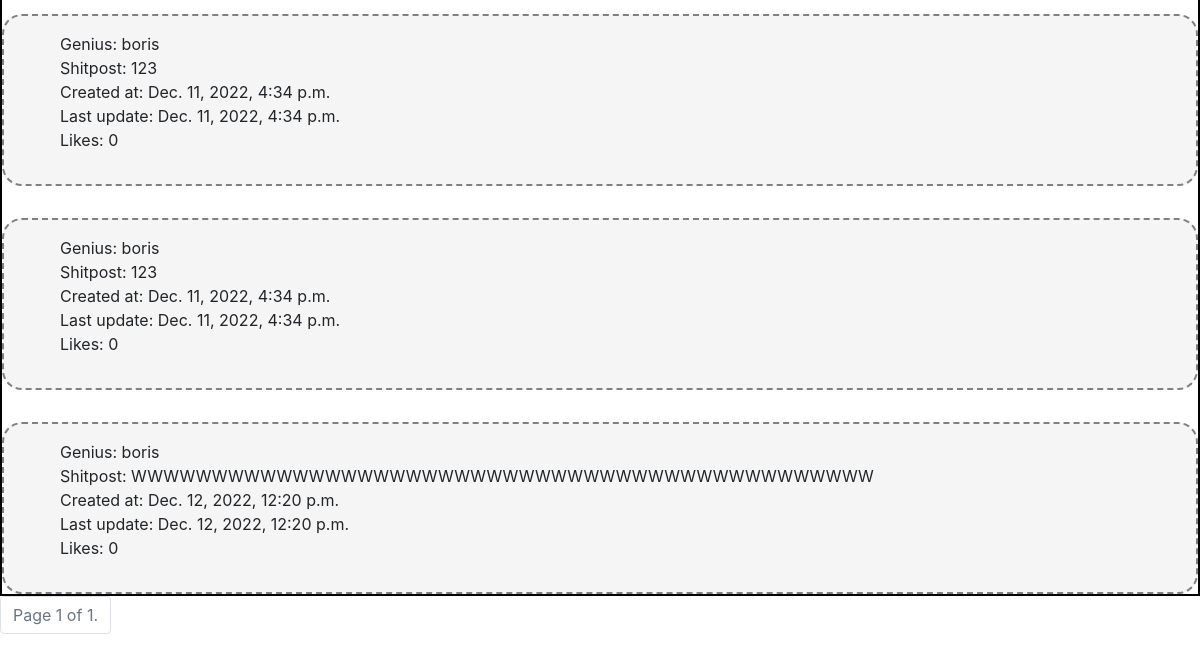
The page /following (signed in, lower part) on the database as committed earlier.
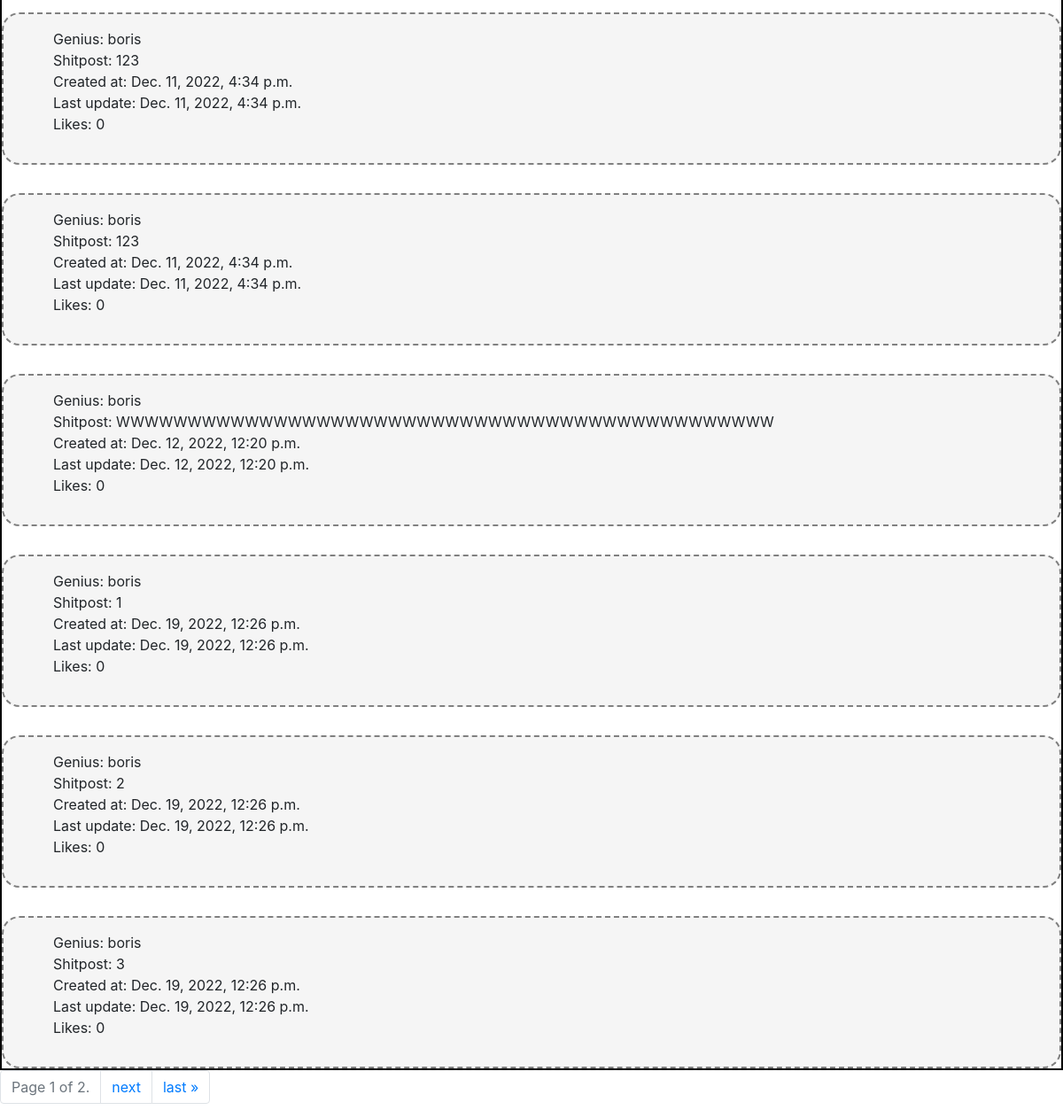
The same page on the database as committed later.
### network/models.py (models this page shows)
class Post(models.Model):
    author = models.ForeignKey(User, on_delete=models.CASCADE)
    text = models.CharField(max_length=140, blank=False)
    created_at = models.DateTimeField(auto_now_add=True)
    updated_at = models.DateTimeField(auto_now=True)
    liked_by = models.ManyToManyField(User, blank=True, related_name='liked_posts')

class User(AbstractUser):
    followed_by = models.ManyToManyField('self', symmetrical=False, related_name='is_following', blank=True)
    pass

### network/views.py (the view, shortened to what this page needs)
# urls.py: path('following', views.Following.as_view(), name='following'),
@method_decorator(login_required, name='dispatch')
class Following(ListView):
    model = Post
    paginate_by = 10
    template_name = 'network/following.html'
    def get_queryset(self):
        follows = self.request.user.is_following.all()
        return Post.objects.filter(author__in=follows)

### network/templates/network/following.html (shortened to what this page needs)
{% extends 'network/layout.html' %} {%load static %} {% block body %}
<div class="posts-div">
  <div class="posts">
    {% for post in page_obj %}
    <div class="post">
      <ul>
        <li>Genius: {{post.author}}</li>
        <li>Shitpost: {{post.text}}</li>
        <li>Created at: {{post.created_at}}</li>
        <li>Last update: {{post.updated_at}}</li>
        <li>Likes: {{post.liked_by | length}}</li>
      </ul>
    </div>
    {% endfor %}
  </div>
</div>
<nav aria-label="Page navigation example">
  <ul class="pagination">
<li class="page-item disabled"> <a href="#" class="page-link">
  Page {{ page_obj.number }} of {{ page_obj.paginator.num_pages }}.
</a>
</li>
{% if page_obj.has_next %}
<li class="page-item"><a class="page-link" href="?page={{ page_obj.next_page_number }}">next</a> </li>
<li class="page-item"><a class="page-link" href="?page={{ page_obj.paginator.num_pages }}">last &raquo;</a></li>
{% endif %}
</ul>
</nav>
{% endblock %}

### network/templates/network/layout.html (shortened to what this page needs)
{% load static %}
<!DOCTYPE html>
<html lang="en">
    <head>
        <link rel="stylesheet" href="https://stackpath.bootstrapcdn.com/bootstrap/4.4.1/css/bootstrap.min.css">
        <link href="{% static 'network/styles.css' %}" rel="stylesheet">
    </head>
    <body>
        <div class="body">
            {% block body %}
            {% endblock %}
        </div>
    </body>
</html>

### network/static/network/styles.css (style rules this page uses)
.posts { display: flex; flex-direction: column; flex-wrap: wrap; gap:2rem; border: 2px solid rgb(0, 0, 0); }
.post { background-color: whitesmoke; padding: 1rem; display: flex; border: 2px dashed gray; flex-wrap: wrap; flex: 1; border-radius: 20px; }
.post ul { list-style: none; }
.post li { word-break: break-all; }

Rows that differ between the two databases and show on the page:
added Post: author "boris", text "1", created_at "Dec. 19, 2022, 12:26 p.m.", updated_at "Dec. 19, 2022, 12:26 p.m.", liked_by|length "0"
added Post: author "boris", text "2", created_at "Dec. 19, 2022, 12:26 p.m.", updated_at "Dec. 19, 2022, 12:26 p.m.", liked_by|length "0"
added Post: author "boris", text "3", created_at "Dec. 19, 2022, 12:26 p.m.", updated_at "Dec. 19, 2022, 12:26 p.m.", liked_by|length "0"
Other text that changed with them:
{{ page_obj.paginator.num_pages }}: "1" → "2"
text now shown: "next last »"
